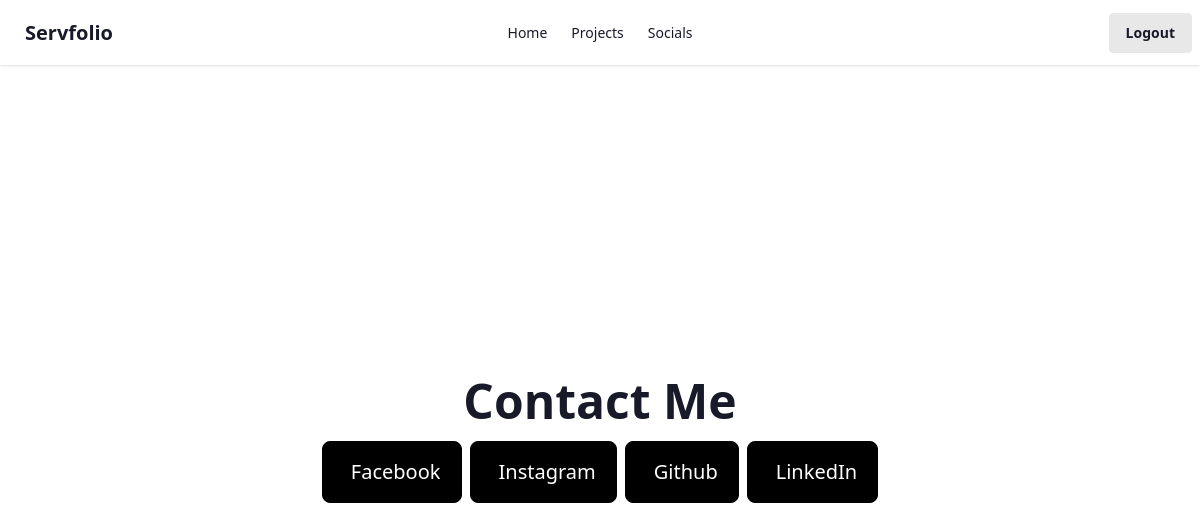
Screenshot of /servfolio/socials/Teng (signed in) with the database file from the repository.
### mysite/models.py (models this page shows)
class Social(models.Model):
    choices = {
        'Facebook': 'Facebook',
        'LinkedIn': 'LinkedIn',
        'Instagram': 'Instagram',
        'Github': 'Github',
        'X': 'X'
    }
    user = models.ForeignKey(User, on_delete=models.CASCADE, related_name='socials')
    name = models.CharField(max_length=255, choices=choices )
    url = models.URLField()

### mysite/views.py (the view)
# urls.py: path('servfolio/socials/<str:username>', SocialListView.as_view(), name='social')
class SocialListView(ListView):
    model = Social
    template_name = 'portfolio/social.html'
    def get_queryset(self):
        self.owner = get_object_or_404(User, username=self.kwargs['username'])
        return Social.objects.filter(user=self.owner)
    def get_context_data(self, **kwargs):
        context = super().get_context_data(**kwargs)
        context['owner'] = self.owner
        return context

### mysite/templates/portfolio/social.html (shortened to what this page needs)
{% extends 'base_portfolio.html' %}
{% load static %}
{% block body %}
<div class="h-full w-full flex justify-center items-center flex-col gap-4">
    <p class="text-5xl font-bold">
        Contact Me
    </p>
    <div class="flex gap-2">
    {% for social in object_list %}
    <div>
        <div class="relative">
            <a href="{{social.url}}" class="cursor-pointer flex justify-center items-center gap-2 border-neutral px-5 py-4 border-1 rounded-lg  w-fit text-xl bg-neutral">
                <p class="text-neutral-content">
                    {{ social.name }}
                </p>
            </a>
        </div>
    </div>
    {% endfor %}
    </div>
</div>
{% endblock %}

### rows the page displays
Social: name "Facebook"
Social: name "Instagram"
Social: name "Github"
Social: name "LinkedIn"
